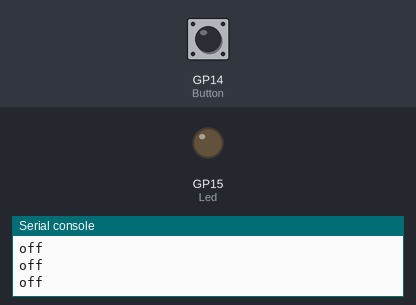
Recording of a program running on a simulated Raspberry Pi Pico running MicroPython. On the bench: output pins drawn as LEDs (lit = HIGH), the last lines printed to the serial console. The inputs (shaded band) are chosen by the test bench; at power-on: GP14 (Button) LOW.

Above: at 1.2 s.
1.3 s: GP14 (Button) pulled HIGH for 0.15 s
At 1.4 s:
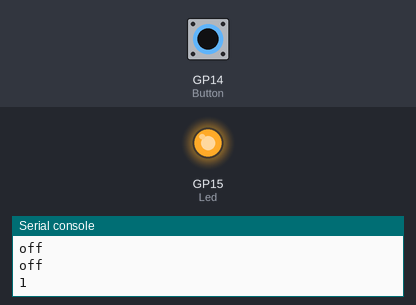
3.0 s: GP14 (Button) pulled HIGH for 3.2 s
At 7.3 s:
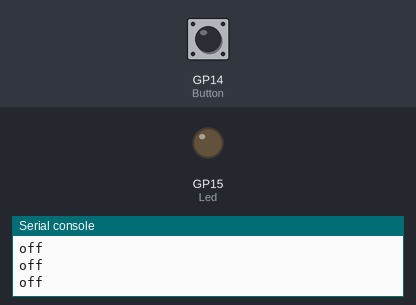
Timing chart, 0 to 8.8 s (numbered marks = the images above; inputs shaded):
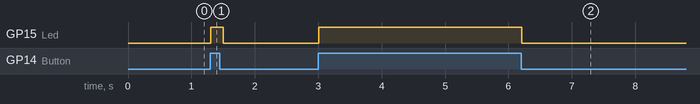

The program:

Effin_Switch.py
```python
import machine
import time
Button=machine.Pin(14,machine.Pin.IN,machine.Pin.PULL_DOWN)
Led=machine.Pin(15,machine.Pin.OUT)

def start():

        while True:
            if Button.value()==True:
                print(Button.value())
                Led.on()

            time.sleep(.1)
            if Button.value()==False:
                Led.off()
                print('off')

start()
```

Measured:
- after the input at 1.3 s, GP15 (Led): LOW → HIGH at once, → LOW 0.20 s later
- after the input at 3.0 s, GP15 (Led): LOW → HIGH at once, → LOW 3.2 s later
